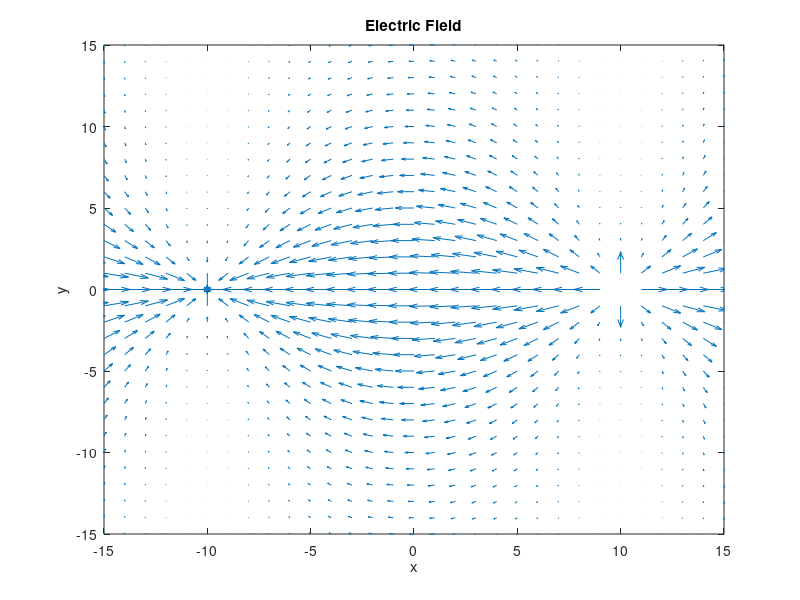
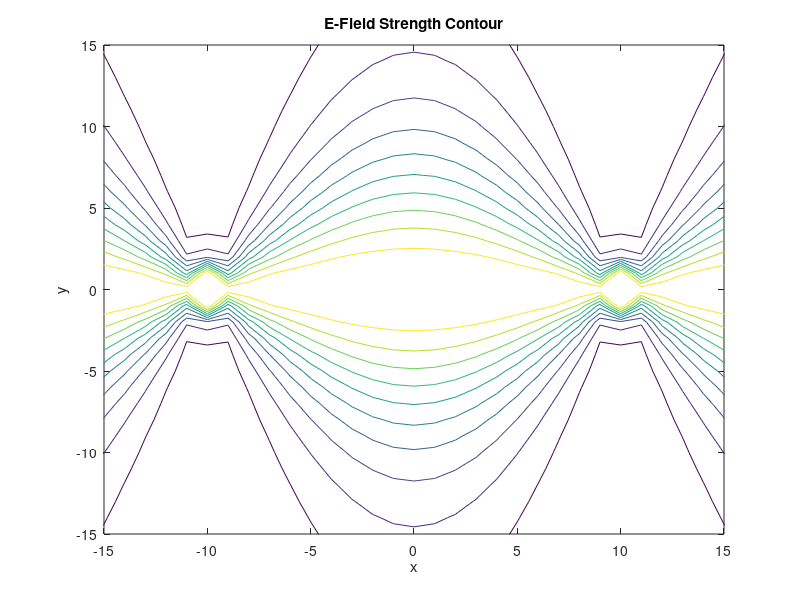
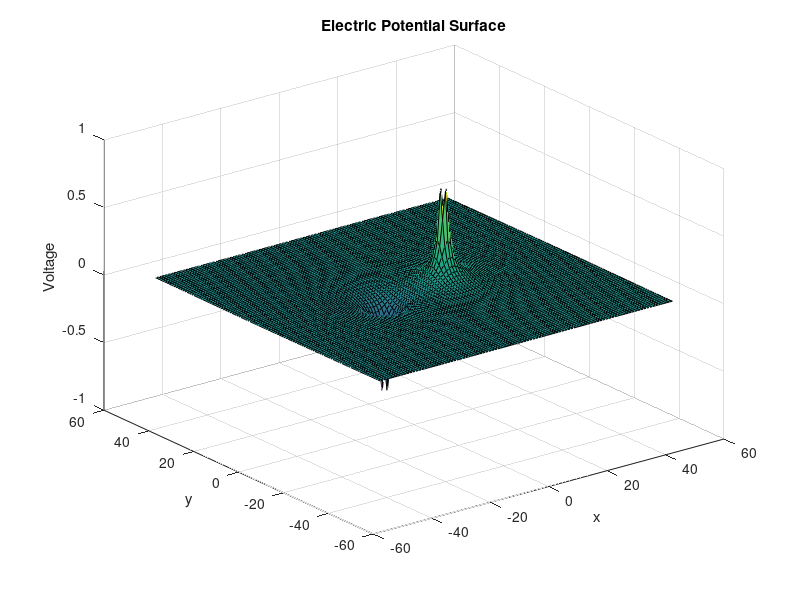

The MATLAB script that drew these images, in order:
%% Coded by Pouria Amiri (40115973) and Hamidreza Abedini (40120633)

clc; 
clear;
close all;

%% initialization  
k = 8.99e9;
eps_r = 1;
charge_order = 1e-9;
u = k / (4*pi*eps_r); % u hamoon const

%% Grid 
Nx = 101;
Ny = 101;

x = (1:Nx)-51;
y = (1:Ny)-51;
[xMesh, yMesh] = meshgrid(x, y);

%% Electric fields and Voltage Initialization 
E_f = zeros(Ny, Nx);
v = zeros(Ny, Nx);
Ex = zeros(Ny, Nx);
Ey = zeros(Ny, Nx);

%% Computing r, Ex, Ey, V for an electric dipole

% Charge 1
r_1 = sqrt((xMesh - 10).^2 + yMesh.^2);
Ex1 = Ex + u * charge_order * (xMesh - 10) ./ r_1.^3;
Ey1 = Ey + u * charge_order * yMesh ./ r_1.^3;
v1 = u * charge_order ./ r_1;

% Charge 2
r_2 = sqrt((xMesh + 10).^2 + yMesh.^2);
Ex2 = Ex - u * charge_order * (xMesh + 10) ./ r_2.^3;
Ey2 = Ey - u * charge_order * yMesh ./ r_2.^3;
v2 = -u * charge_order ./ r_2;

Ex = Ex1 + Ex2;
Ey = Ey1 + Ey2;
v = v1 + v2;
E_f = sqrt(Ex.^2 + Ey.^2);

E_f_norm = max(sqrt(Ex.^2 + Ey.^2));
Ex_norm = Ex ./ E_f_norm;
Ey_norm = Ey ./ E_f_norm;
E_f2 = sqrt(Ex_norm.^2 + Ey_norm.^2);

%% Plotting 
figure(1); 
quiver(xMesh, yMesh, Ex_norm, Ey_norm);
title('Electric Field');
xlabel('x');
ylabel('y');
axis([-15 15 -15 15])

figure(2);
contour(xMesh, yMesh, E_f2, 10, 'linewidth', 0.5);
title('E-Field Strength Contour');
xlabel('x');
ylabel('y');
axis([-15 15 -15 15])

figure(3);
surf(xMesh, yMesh, v);
title('Electric Potential Surface');
xlabel('x');
ylabel('y');
zlabel('Voltage');
